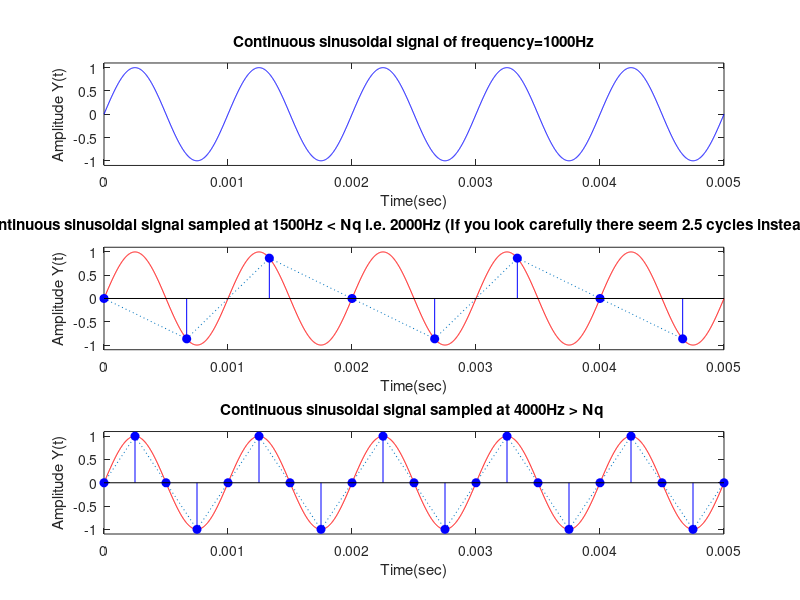

Reproduce this figure in MATLAB.
f=1000;
%signal frequency
fs=5e5;
%Initially oversampled to produce a smooth plot
nCyl=5;
t=0:1/fs:nCyl*1/f;
y=sin(2*pi*f*t);
subplot(3,1,1);
plot(t,y,'b');
title('Continuous sinusoidal signal of frequency=1000Hz');
xlabel('Time(sec)');
ylabel('Amplitude Y(t)');
axis([0 nCyl/f -1.1 1.1])

%Undersampling
fs1=1500;
t1=0:1/fs1:nCyl*1/f;
y1=sin(2*pi*f*t1);

%OverSampling
fs2=4000;
t2=0:1/fs2:nCyl*1/f;
y2=sin(2*pi*f*t2);

subplot(3,1,2)
plot(t,y,'r');
hold on;
plot(t1,y1,':');
hold on;
stem(t1,y1,'b','filled')
title('Continuous sinusoidal signal sampled at 1500Hz < Nq i.e. 2000Hz (If you look carefully there seem 2.5 cycles instead of 5) ');
xlabel('Time(sec)');
ylabel('Amplitude Y(t)');
axis([0 nCyl/f -1.1 1.1])

subplot(3,1,3)
plot(t,y,'r');
hold on;
plot(t2,y2,':');
hold on;
stem(t2,y2,'b','filled')
title('Continuous sinusoidal signal sampled at 4000Hz > Nq ');
xlabel('Time(sec)');
ylabel('Amplitude Y(t)');
axis([0 nCyl/f -1.1 1.1]);

print('sampling','-dpng'); %Use this to print the png of the graph plotted.